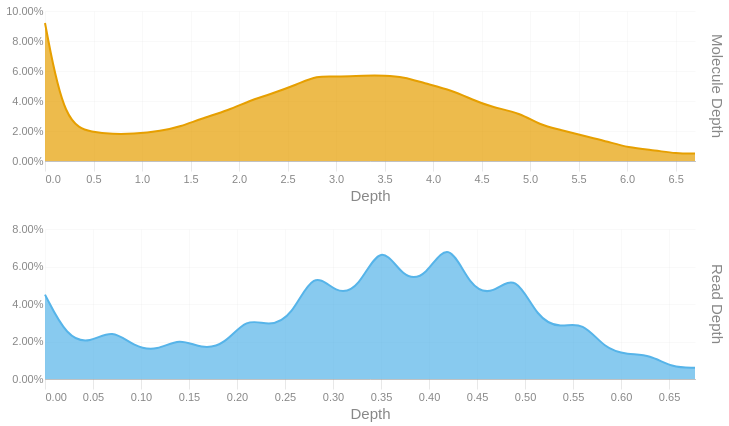

Notebook source saved alongside this figure:
### Code cell
readdep = depth_hist(tb['Read Depth'], q99, 3)
readdep = readdep.with_columns(pl.lit('Read Depth').alias('Metric'))
if not SKIPLR:
    moldep = depth_hist(tb['Molecule Depth'], mol_q99, 1)
    moldep = moldep.with_columns(pl.lit('Molecule Depth').alias('Metric'))
    _hist = pl.concat([readdep, moldep])
    _hist = _hist.filter(pl.col('Proportion') != 0)
    with SafeRender(_hist):
        (
            alt.Chart(_hist)        
            .mark_area(interpolate = "basis")
            .encode(
                x=alt.X('Bin:Q').scale(domainMin=0).axis(alt.Axis(title='Depth')),
                y = alt.Y('Proportion:Q', title = None).axis(format = '.2%'),
                color = alt.Color('Metric:N').legend(None),
                row = alt.Row("Metric:N").header(title = None, labelOrient = 'right'),
                tooltip = [
                    alt.Tooltip("Metric:N", title = "Metric"),
                    alt.Tooltip('Interval:N', title = "Depth Interval"),
                    alt.Tooltip('Proportion:Q', title = "% Alignments").format('.2%')
                ]
            )
            .resolve_scale(x='independent', y='independent')
            .properties(
                height = 150, width = 650,
                usermeta={'embedOptions': {'downloadFileName': f'{samplename}.depth.hist'}}
            )
        ).display()
else:
    readdep = readdep.filter(pl.col('Proportion') != 0)
    with SafeRender(readdep):
        (
            alt.Chart(readdep)        
            .mark_area(interpolate = "basis")
            .encode(
                x=alt.X('Bin:Q').scale(domainMin=0).axis(alt.Axis(title='Depth')),
                y = alt.Y('Proportion:Q', title = None).axis(format = '.2%'),
                tooltip = [
                    alt.Tooltip('Interval:N', title = "Depth Interval"),
                    alt.Tooltip('Proportion:Q', title = "% Alignments").format('.2%')
                ]
            )
            .properties(
                usermeta={'embedOptions': {'downloadFileName': f'{samplename}.depth.hist'}}
            )
        ).display()

### Figure 1 — Vega-Lite specification as saved in the notebook (floating-point values rounded to 4 significant figures)
{"width": 650, "height": 150, "config": {"title": {"anchor": "start", "dy": -15, "fontSize": 18, "color": "#888888", "subtitleColor": "#888888", "subtitleFontSize": 14}, "arc": {"fill": "#0072B2"}, "axis": {"domainColor": "#888888", "domainWidth": 0.5, "gridWidth": 0.2, "grid": false, "titleFontWeight": 400, "titleFontSize": 15, "labelFontSize": 11, "labelColor": "#888888", "tickColor": "#888888", "tickWidth": 0.2, "titleColor": "#888888"}, "axisBand": {"grid": false}, "axisX": {"grid": true, "tickSize": 10, "domainCap": "round"}, "axisY": {"domain": false, "grid": true, "tickSize": 0, "domainCap": "round"}, "background": "transparent", "header": {"labelFontSize": 15, "labelColor": "#888888", "titleFontSize": 15, "titleFontWeight": 600, "titleColor": "#888888"}, "legend": {"labelFont": "sans-serif", "labelFontSize": 12, "labelColor": "#888888", "symbolSize": 100, "symbolType": "circle", "titleFontSize": 12, "titlePadding": 10, "titleColor": "#888888", "title": null}, "range": {"category": ["#E69F00", "#56B4E9", "#009E73", "#F0E442", "#0072B2", "#D55E00", "#CC79A7", "#000000"], "diverging": ["#cfe8f3", "#a2d4ec", "#73bfe2", "#46abdb", "#1696d2", "#12719e"]}, "area": {"fill": "#0072B2", "fillOpacity": 0.7, "line": true, "strokeOpacity": 0.7}, "line": {"color": "#0072B2", "stroke": "#0072B2", "strokeWidth": 2}, "trail": {"color": "#0072B2", "stroke": "#0072B2", "strokeWidth": 0, "size": 1}, "point": {"filled": true, "fillOpacity": 1.0, "size": 95}, "text": {"color": "#888888", "fontSize": 11, "align": "right", "fontWeight": 400, "size": 11}, "bar": {"fill": "#0072B2", "stroke": null}, "view": {"stroke": null, "continuousWidth": 660, "continuousHeight": 400}}, "data": {"name": "data-7e2042f98690771d814fb7f6f7d71bc2"}, "mark": {"type": "area", "interpolate": "basis"}, "encoding": {"color": {"field": "Metric", "legend": null, "type": "nominal"}, "row": {"field": "Metric", "header": {"title": null, "labelOrient": "right"}, "type": "nominal"}, "tooltip": [{"field": "Metric", "title": "Metric", "type": "nominal"}, {"field": "Interval", "title": "Depth Interval", "type": "nominal"}, {"field": "Proportion", "format": ".2%", "title": "% Alignments", "type": "quantitative"}], "x": {"axis": {"title": "Depth"}, "field": "Bin", "scale": {"domainMin": 0}, "type": "quantitative"}, "y": {"axis": {"format": ".2%"}, "field": "Proportion", "title": null, "type": "quantitative"}}, "resolve": {"scale": {"x": "independent", "y": "independent"}}, "usermeta": {"embedOptions": {"downloadFileName": "TF26LRJL0048_5B_10484332_23Y22YLT4_L7.depth.hist"}}, "$schema": "https://vega.github.io/schema/vega-lite/v6.4.1.json", "datasets": {"data-7e2042f98690771d814fb7f6f7d71bc2": [{"Bin": 0.0, "Interval": "0.0-0.023", "Proportion": 0.045, "Metric": "Read Depth"}, {"Bin": 0.023, "Interval": "0.023-0.047", "Proportion": 0.022, "Metric": "Read Depth"}, {"Bin": 0.047, "Interval": "0.047-0.07", "Proportion": 0.019, "Metric": "Read Depth"}, {"Bin": 0.07, "Interval": "0.07-0.093", "Proportion": 0.027, "Metric": "Read Depth"}, {"Bin": 0.093, "Interval": "0.093-0.117", "Proportion": 0.017, "Metric": "Read Depth"}, {"Bin": 0.117, "Interval": "0.117-0.14", "Proportion": 0.015, "Metric": "Read Depth"}, {"Bin": 0.14, "Interval": "0.14-0.163", "Proportion": 0.022, "Metric": "Read Depth"}, {"Bin": 0.163, "Interval": "0.163-0.187", "Proportion": 0.016, "Metric": "Read Depth"}, {"Bin": 0.187, "Interval": "0.187-0.21", "Proportion": 0.018, "Metric": "Read Depth"}, {"Bin": 0.21, "Interval": "0.21-0.233", "Proportion": 0.033, "Metric": "Read Depth"}, {"Bin": 0.233, "Interval": "0.233-0.257", "Proportion": 0.028, "Metric": "Read Depth"}, {"Bin": 0.257, "Interval": "0.257-0.28", "Proportion": 0.033, "Metric": "Read Depth"}, {"Bin": 0.28, "Interval": "0.28-0.303", "Proportion": 0.059, "Metric": "Read Depth"}, {"Bin": 0.303, "Interval": "0.303-0.327", "Proportion": 0.045, "Metric": "Read Depth"}, {"Bin": 0.327, "Interval": "0.327-0.35", "Proportion": 0.048, "Metric": "Read Depth"}, {"Bin": 0.35, "Interval": "0.35-0.373", "Proportion": 0.074, "Metric": "Read Depth"}, {"Bin": 0.373, "Interval": "0.373-0.397", "Proportion": 0.053, "Metric": "Read Depth"}, {"Bin": 0.397, "Interval": "0.397-0.42", "Proportion": 0.054, "Metric": "Read Depth"}, {"Bin": 0.42, "Interval": "0.42-0.443", "Proportion": 0.076, "Metric": "Read Depth"}, {"Bin": 0.443, "Interval": "0.443-0.467", "Proportion": 0.048, "Metric": "Read Depth"}, {"Bin": 0.467, "Interval": "0.467-0.49", "Proportion": 0.045, "Metric": "Read Depth"}, {"Bin": 0.49, "Interval": "0.49-0.513", "Proportion": 0.057, "Metric": "Read Depth"}, {"Bin": 0.513, "Interval": "0.513-0.537", "Proportion": 0.032, "Metric": "Read Depth"}, {"Bin": 0.537, "Interval": "0.537-0.56", "Proportion": 0.027, "Metric": "Read Depth"}, {"Bin": 0.56, "Interval": "0.56-0.583", "Proportion": 0.031, "Metric": "Read Depth"}, {"Bin": 0.583, "Interval": "0.583-0.607", "Proportion": 0.016, "Metric": "Read Depth"}, {"Bin": 0.607, "Interval": "0.607-0.63", "Proportion": 0.013, "Metric": "Read Depth"}, {"Bin": 0.63, "Interval": "0.63-0.653", "Proportion": 0.013, "Metric": "Read Depth"}, {"Bin": 0.653, "Interval": "0.653-0.677", "Proportion": 0.006, "Metric": "Read Depth"}, {"Bin": 0.677, "Interval": "0.677-0.7", "Proportion": 0.006, "Metric": "Read Depth"}, {"Bin": 0.0, "Interval": "0.0-0.2", "Proportion": 0.092, "Metric": "Molecule Depth"}, {"Bin": 0.2, "Interval": "0.2-0.5", "Proportion": 0.024, "Metric": "Molecule Depth"}, {"Bin": 0.5, "Interval": "0.5-0.7", "Proportion": 0.019, "Metric": "Molecule Depth"}, {"Bin": 0.7, "Interval": "0.7-0.9", "Proportion": 0.018, "Metric": "Molecule Depth"}, {"Bin": 0.9, "Interval": "0.9-1.2", "Proportion": 0.018, "Metric": "Molecule Depth"}, {"Bin": 1.2, "Interval": "1.2-1.4", "Proportion": 0.02, "Metric": "Molecule Depth"}, {"Bin": 1.4, "Interval": "1.4-1.6", "Proportion": 0.023, "Metric": "Molecule Depth"}, {"Bin": 1.6, "Interval": "1.6-1.9", "Proportion": 0.028, "Metric": "Molecule Depth"}, {"Bin": 1.9, "Interval": "1.9-2.1", "Proportion": 0.034, "Metric": "Molecule Depth"}, {"Bin": 2.1, "Interval": "2.1-2.3", "Proportion": 0.04, "Metric": "Molecule Depth"}, {"Bin": 2.3, "Interval": "2.3-2.6", "Proportion": 0.044, "Metric": "Molecule Depth"}, {"Bin": 2.6, "Interval": "2.6-2.8", "Proportion": 0.051, "Metric": "Molecule Depth"}, {"Bin": 2.8, "Interval": "2.8-3.0", "Proportion": 0.057, "Metric": "Molecule Depth"}, {"Bin": 3.0, "Interval": "3.0-3.3", "Proportion": 0.056, "Metric": "Molecule Depth"}, {"Bin": 3.3, "Interval": "3.3-3.5", "Proportion": 0.057, "Metric": "Molecule Depth"}, {"Bin": 3.5, "Interval": "3.5-3.7", "Proportion": 0.057, "Metric": "Molecule Depth"}, {"Bin": 3.7, "Interval": "3.7-3.9", "Proportion": 0.056, "Metric": "Molecule Depth"}, {"Bin": 3.9, "Interval": "3.9-4.2", "Proportion": 0.052, "Metric": "Molecule Depth"}, {"Bin": 4.2, "Interval": "4.2-4.4", "Proportion": 0.047, "Metric": "Molecule Depth"}, {"Bin": 4.4, "Interval": "4.4-4.6", "Proportion": 0.041, "Metric": "Molecule Depth"}, {"Bin": 4.6, "Interval": "4.6-4.9", "Proportion": 0.036, "Metric": "Molecule Depth"}, {"Bin": 4.9, "Interval": "4.9-5.1", "Proportion": 0.032, "Metric": "Molecule Depth"}, {"Bin": 5.1, "Interval": "5.1-5.3", "Proportion": 0.024, "Metric": "Molecule Depth"}, {"Bin": 5.3, "Interval": "5.3-5.6", "Proportion": 0.021, "Metric": "Molecule Depth"}, {"Bin": 5.6, "Interval": "5.6-5.8", "Proportion": 0.016, "Metric": "Molecule Depth"}, {"Bin": 5.8, "Interval": "5.8-6.0", "Proportion": 0.013, "Metric": "Molecule Depth"}, {"Bin": 6.0, "Interval": "6.0-6.3", "Proportion": 0.009, "Metric": "Molecule Depth"}, {"Bin": 6.3, "Interval": "6.3-6.5", "Proportion": 0.007, "Metric": "Molecule Depth"}, {"Bin": 6.5, "Interval": "6.5-6.7", "Proportion": 0.005, "Metric": "Molecule Depth"}, {"Bin": 6.7, "Interval": "6.7-6.97", "Proportion": 0.005, "Metric": "Molecule Depth"}]}}
